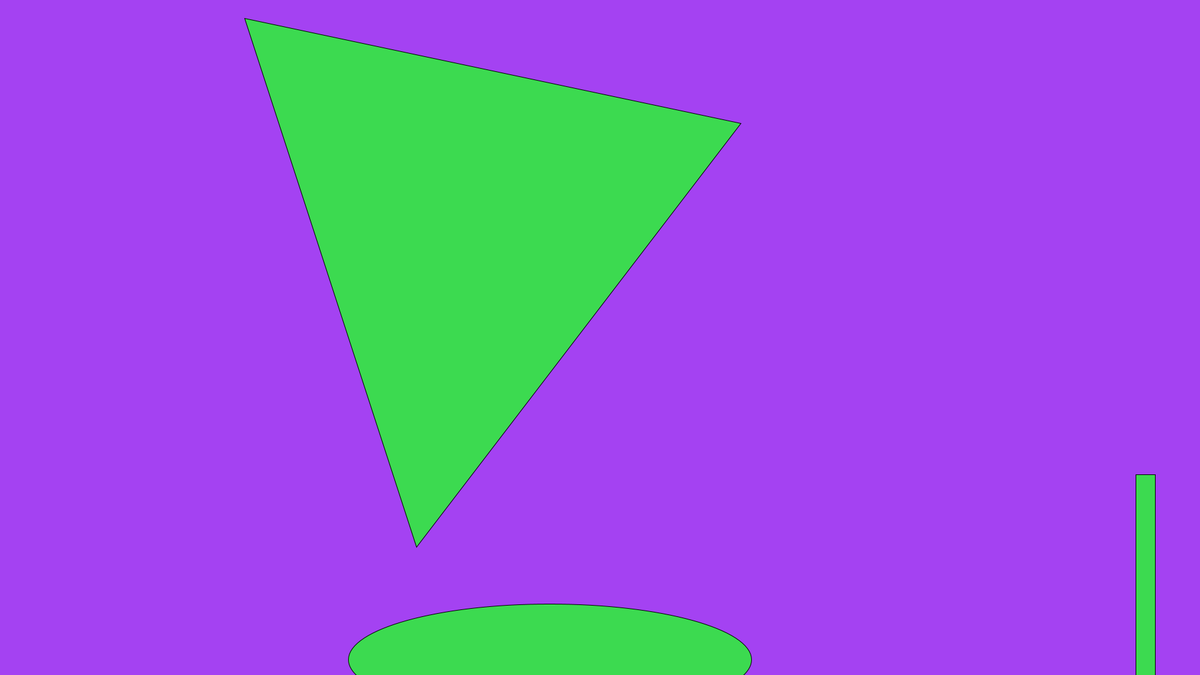
Frame 1 (no input)
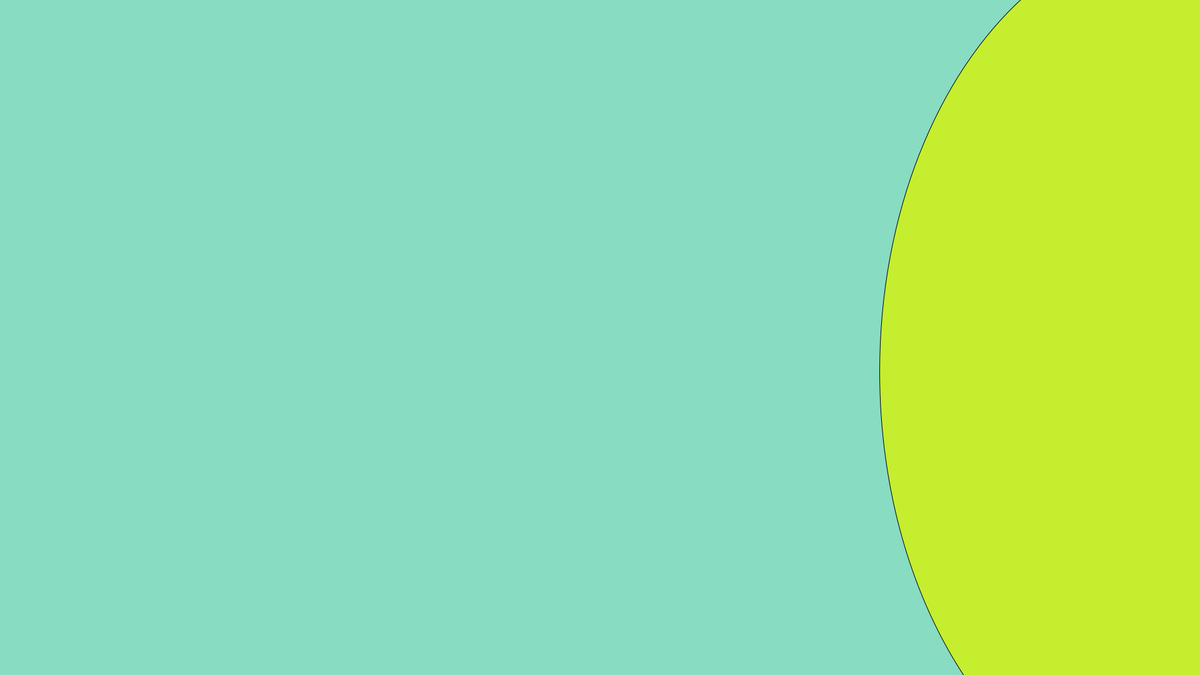
Frame 60 (the mouse pressed at the canvas centre just before this capture)
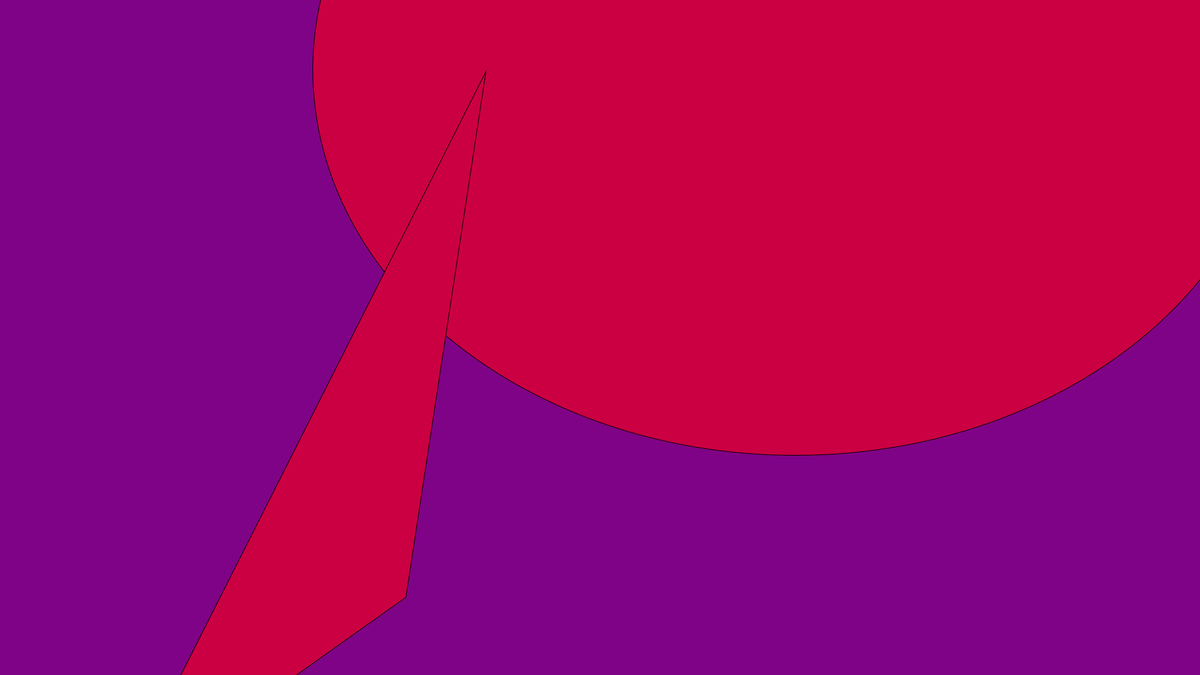
Frame 120 (the mouse held since frame 60 and released just before this capture)

The Processing sketch that drew these frames (run headless with seeded random() and noise(); from frame 60 on, the mouse is pressed at the canvas centre):

// Processing sketch: Random__Variables__voids
// ── Random__Variables__voids.pde
void setup() {
  size(1920, 1080);
  //background(255); //black backround
  // frameRate(5);
}

void draw() {
  background(random(255), random(255), random(255));
  fill(random(255), random(255), random(255));
  /*stroke(random(255), random(255), random(255));
   line(0, 0, random(600), random(600));
  float s = random(200);
  println(random(600));*/
  ellipse(random(0, 1920), random(0, 1920), random(1920), random(1920));
  triangle(random(0, 1920), random(0, 1920), random(0, 1920), random(0, 1920), 
    random(0, 1920), random(0, 1920));
  rect(random(0, 1920), random(0, 1920), random(0, 1920), random(0, 1920));
  
}
